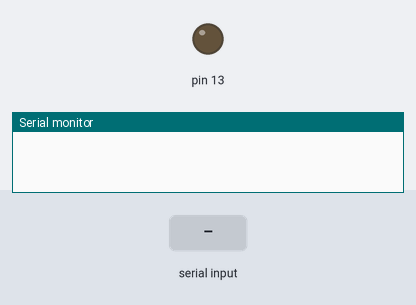
Simulated run of this sketch. Board: Arduino Mega 2560, built with avr-gcc and run on an emulated ATmega2560. On the bench: output pins drawn as LEDs (lit = HIGH), the last lines printed to the serial monitor. The test bench sets the inputs (shaded band).

Above: at 1.2 s.
1.3 s: "1" received over the second serial link
At 2.5 s:
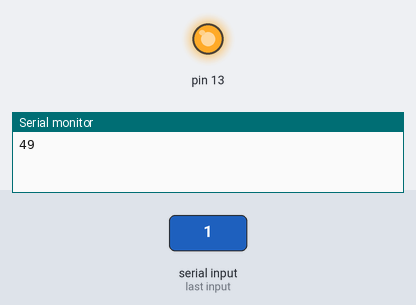
2.8 s: "0" received over the second serial link
At 3.7 s:
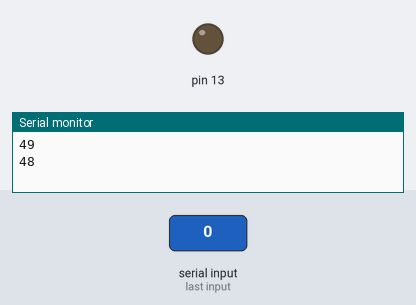
Timing chart, 0 to 5.8 s (numbered marks = the images above; inputs shaded):
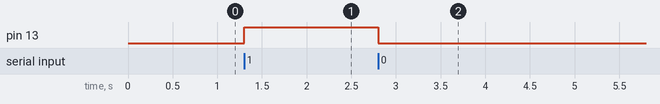

Measured:
- after the input at 1.3 s, pin 13: LOW → HIGH at once
- after the input at 2.8 s, pin 13: HIGH → LOW at once

The sketch:

ControlD13.ino
```cpp
/*
   從 OpenWrt -> Arduino
   輸入0 or 1控制 LED13

   OpenWrt:
   control-led13.py

*/
void readStringFrom7688() {
  String rdata = "";
  if (Serial1.available() > 0) {
    rdata = Serial1.read();
  }
  if (rdata != "") {
    Serial.print("Received: ");
    Serial.print(rdata);
    if (rdata == "1") {
      Serial.println("led on");
      //led(true);
    }
    else {
      Serial.println("led off");
      //led(false);
    }
  }
  delay(100);

}

void setup() {
  // put your setup code here, to run once:
  Serial.begin(115200); // open serial connection to USB Serial port (connected to computer)
  Serial1.begin(57600);  // open internal serial connection to MT7688AN
  pinMode(13, OUTPUT);
}

void loop() {
  // put your main code here, to run repeatedly:
  // read data from MT7688
  readStringFrom7688();
  // control-led13.py
  // control D13 led on or off
  int c = Serial1.read(); // read from MT7688AN
  if (c != -1) {
    Serial.println(c);
    switch (c) {
      case '0': // turn off D13 when receiving "0"
        digitalWrite(13, 0);
        break;
      case '1': // turn off D13 when receiving "1"
        digitalWrite(13, 1);
        break;
    }
  }
}
```
